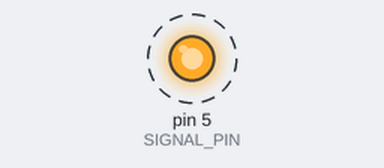
A sketch run on a simulated Arduino Uno, built with avr-gcc and run on an emulated ATmega328P. Shown: output pins drawn as LEDs (lit = HIGH). Dashed ring = blinking.

Above: at 0.5 s.
Timing chart, 0 to 4.6 s (numbered marks = the images above):
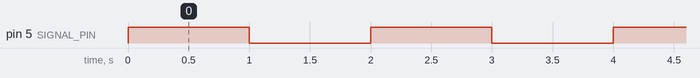

The sketch:

relay.ino
```cpp
// Test of LED tape connected to simple 2 relay module

#define SIGNAL_PIN 5  // D1

void setup() {
  pinMode(SIGNAL_PIN, OUTPUT);
}

void loop() {
  digitalWrite(SIGNAL_PIN, HIGH);
  delay(1000);
  digitalWrite(SIGNAL_PIN, LOW);
  delay(1000);
}
```

Measured:
- by itself, pin 5 (SIGNAL_PIN): alternates HIGH for 1.0 s and LOW for 1.0 s
